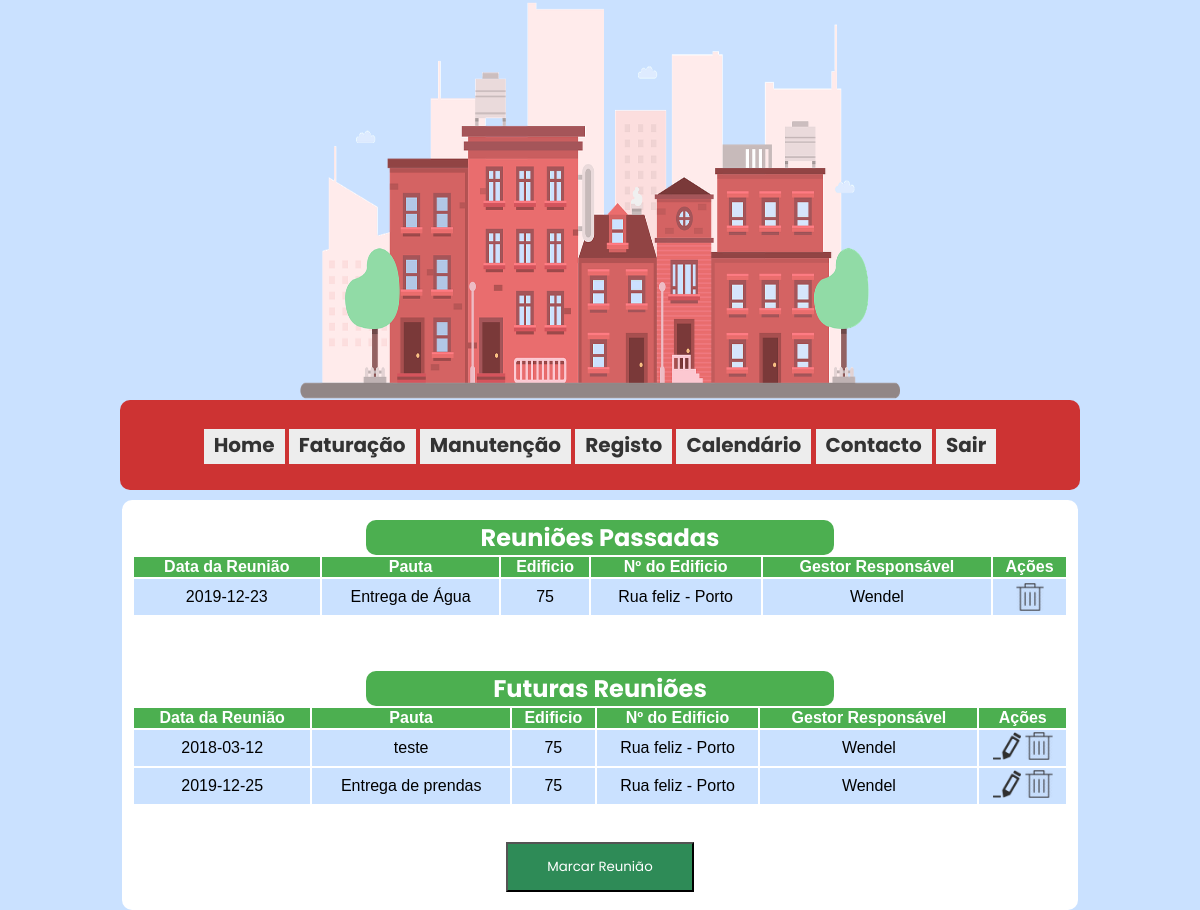
Screenshot of /CondominiumSolutions/calendario.php (signed in) with the database file from the repository.
### tables this page shows
CREATE TABLE `reuniao` (
  `cod_reuniao` int(15) NOT NULL,
  `data_r` date NOT NULL,
  `pauta` varchar(100) NOT NULL,
  `cod_gestor` int(15) NOT NULL,
  `cod_edificio` int(15) NOT NULL,
  `estado_reuniao` int(2) NOT NULL DEFAULT '0'
);

CREATE TABLE `edificio` (
  `cod_edificio` int(15) NOT NULL,
  `numero` varchar(10) NOT NULL,
  `morada` varchar(50) NOT NULL,
  `cod_gestor` int(15) NOT NULL
);

### CondominiumSolutions/calendario.php (the view, shortened to what this page needs)
<html xml:lang="pt" lang="pt">
  <head>
  </head>
  <body>
  <?php
    include "basedadosges.php";
  ?>
    <div style="text-align: center;">
      <img src="imgs/banner.png" style="width: 50%; height: 50%">
    </div>
    <div id="menu">
      <ul style="height: 90px;">
        <li><a href="principal.php">Home</a></li>
        <?php
          if($_SESSION['NivelDeAcesso'] != 0) {
        ?>
        <li><a href="faturacao.php">Faturação</a></li>
        <li><a href="manutencao.php">Manutenção</a></li>
        <li><a href="registo.php">Registo</a></li>
        <li><a href="calendario.php">Calendário</a></li>
        <?php
          } else{
        ?>
        <li><a href="mural.php">Mural</a></li>
        <li><a href="pagamento.php">Pagamento</a></li>
        <?php
            }
        ?>
        <li><a href="contacto.php">Contacto</a></li>
        <li><a href="logout.php">Sair</a></li>
      </ul>
    </div>
    <div id="Caixatexto"> <br>
      <div style="text-align: center;">
      <?php
        if (empty($_SESSION['UtilizadorLogado'])) {
          header('Location: login.php');
          exit("Utilizador nao logado!");
        } else {
          if($_SESSION['NivelDeAcesso'] != 1) {
            echo "Você não tem acesso a esta página!";
            die();
          } else {
            $idutilizador = $_SESSION['UtilizadorLogado'];
            echo "<h2>Reuniões Passadas</h2>";
            $sqlreuniao = "Select distinct data_r, pauta, edificio.numero, edificio.morada, utilizador.nome, cod_reuniao, estado_reuniao from reuniao, administrador, utilizador, edificio, condomino, fracao
            where (reuniao.cod_gestor = administrador.cod_gestor) and (utilizador.cod_utilizador = administrador.cod_gestor) and (reuniao.cod_edificio = edificio.cod_edificio) and (fracao.cod_edificio = edificio.cod_edificio) and (administrador.cod_gestor = $idutilizador) and (reuniao.estado_reuniao = 1) order by data_r";
            $resultadoreuniao = $ligacao->query($sqlreuniao);
            if($resultadoreuniao->num_rows > 0){
                ?>
                <table style='width:100%' id='tabela1'>
                <tr id='linhareuniaotitulo'>
                    <th>Data da Reunião</th>
                    <th>Pauta</th>
                    <th>Edificio</th>
                    <th>Nº do Edificio</th>
                    <th>Gestor Responsável</th>
                    <th>Ações</th>
                </tr>
                <?php
                while($linha = $resultadoreuniao->fetch_assoc()){
                    ?>
                    <tr id='linhareuniao'>
                        <td id='coluna1tab'> <?php echo $linha['data_r'];?> </td>
                        <td id='coluna2tab'> <?php echo $linha['pauta'];?> </td>
                        <td id='coluna3tab'> <?php echo $linha['numero'];?> </td>
                        <td id='coluna3tab'> <?php echo $linha['morada'];?> </td>
                        <td id='coluna5tab'> <?php echo $linha['nome'];?> </td>
                        <td id='coluna6icon'> <a href='calendariofuncoes.php?cod_reuniao=<?php echo $linha['cod_reuniao']?>&acao="trash"'><img src='imgs/trash.png' width=28px height=28px /></a> </td>
                    </tr>
                    <?php
                }
                ?>
                </table>
                <?php
            }
            ?>
            <br><br><br>
            <?php
             echo "<h2>Futuras Reuniões</h2>";
             $sqlreuniao = "Select distinct data_r, pauta, edificio.numero, edificio.morada, utilizador.nome, cod_reuniao, estado_reuniao from reuniao, administrador, utilizador, edificio, condomino, fracao
             where (reuniao.cod_gestor = administrador.cod_gestor) and (utilizador.cod_utilizador = administrador.cod_gestor) and (reuniao.cod_edificio = edificio.cod_edificio) and (fracao.cod_edificio = edificio.cod_edificio) and (administrador.cod_gestor = $idutilizador) and (reuniao.estado_reuniao = 0) order by data_r";
             $resultadoreuniao = $ligacao->query($sqlreuniao);
             if($resultadoreuniao->num_rows > 0){
                 ?>
                 <table style='width:100%' id='tabela1'>
                 <tr id='linhareuniaotitulo'>
                     <th>Data da Reunião</th>
                     <th>Pauta</th>
                     <th>Edificio</th>
                     <th>Nº do Edificio</th>
                     <th>Gestor Responsável</th>
                     <th>Ações</th>
                 </tr>
                 <?php
                 while($linha = $resultadoreuniao->fetch_assoc()){
                     ?>
                     <tr id='linhareuniao'>
                         <td id='coluna1tab'> <?php echo $linha['data_r'];?> </td>
                         <td id='coluna2tab'> <?php echo $linha['pauta'];?> </td>
                         <td id='coluna3tab'> <?php echo $linha['numero'];?> </td>
                         <td id='coluna3tab'> <?php echo $linha['morada'];?> </td>
                         <td id='coluna5tab'> <?php echo $linha['nome'];?> </td>
                         <td id='coluna6icon'> <a href='calendariofuncoes.php?cod_reuniao=<?php echo $linha['cod_reuniao']?>&acao=edit'><img src='imgs/edit.png' width=28px height=28px /></a> <a href='calendariofuncoes.php?cod_reuniao=<?php echo $linha['cod_reuniao']?>&acao="trash"'><img src='imgs/trash.png' width=28px height=28px /></a> </td>
                     </tr>
                     <?php
                 }
                 ?>
                 </table>
                 <?php
             }
          ?>
          <form action="calendario.php#ancoranovareuniao" method="POST">
          <br><br><input type="submit" name="btnNovo" value="Marcar Reunião" id='btnnovareuniao' title="Ao clicar aqui poderá marcar uma nova reunião no edifício!"/>
          </form>
          <?php
          }
        }
          ?>
        </div>
    </div>
  </body>
</html>

### CondominiumSolutions/calendario.php (style rules this page uses)
body { padding:0px; margin:0px; background-color: #CAE1FF; font-weight: bold; font-family: 'Calibri light', sans-serif; }
#menu ul { padding:0px; margin:0px; width: 80%; background-color:#CD3333; list-style:none; font-family: 'Poppins', sans-serif; font-weight: bold; font-size: 20px; text-align: center; margin: 0 auto; border-radius: 10px; }
#menu ul li { display: inline; }
#menu ul li a { background-color:#EDEDED; color: #333; text-decoration: none; border-bottom:3px solid #EDEDED; padding: 2px 10px; text-align: center; }
#Caixatexto { background-color:#FFFFFF; width: 78%; margin: 0 auto; padding: 2px 10px; border-radius: 10px; margin-top: 10px; }
tr#linhareuniaotitulo { background-color: #4CAF50; color: white; text-align: center; }
tr#linhareuniao { background-color: #CAE1FF; text-align: center; height: 36px; }
h2 { font-family: 'Poppins', sans-serif; border-radius: 10px; background-color:#4CAF50; width: 50%; margin: auto; color: white; }
#btnnovareuniao { font-family: 'Poppins', sans-serif; background-color:#2E8B57; width: 20%; height: 50px; margin: auto; color: white; cursor: pointer; }

### rows the page displays
reuniao: data_r "2019-12-23", pauta "Entrega de Água", cod_edificio.numero "75", cod_edificio.morada "Rua feliz - Porto", nome "Wendel"
reuniao: data_r "2018-03-12", pauta "teste", cod_edificio.numero "75", cod_edificio.morada "Rua feliz - Porto", nome "Wendel"
reuniao: data_r "2019-12-25", pauta "Entrega de prendas", cod_edificio.numero "75", cod_edificio.morada "Rua feliz - Porto", nome "Wendel"
